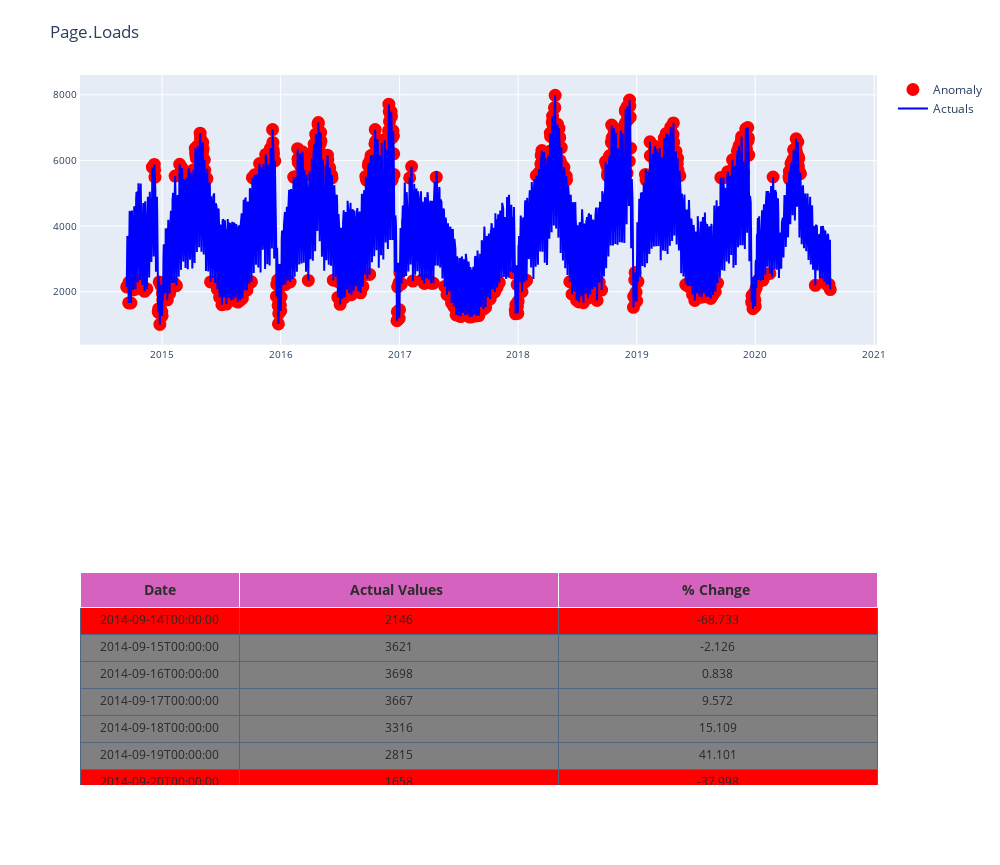
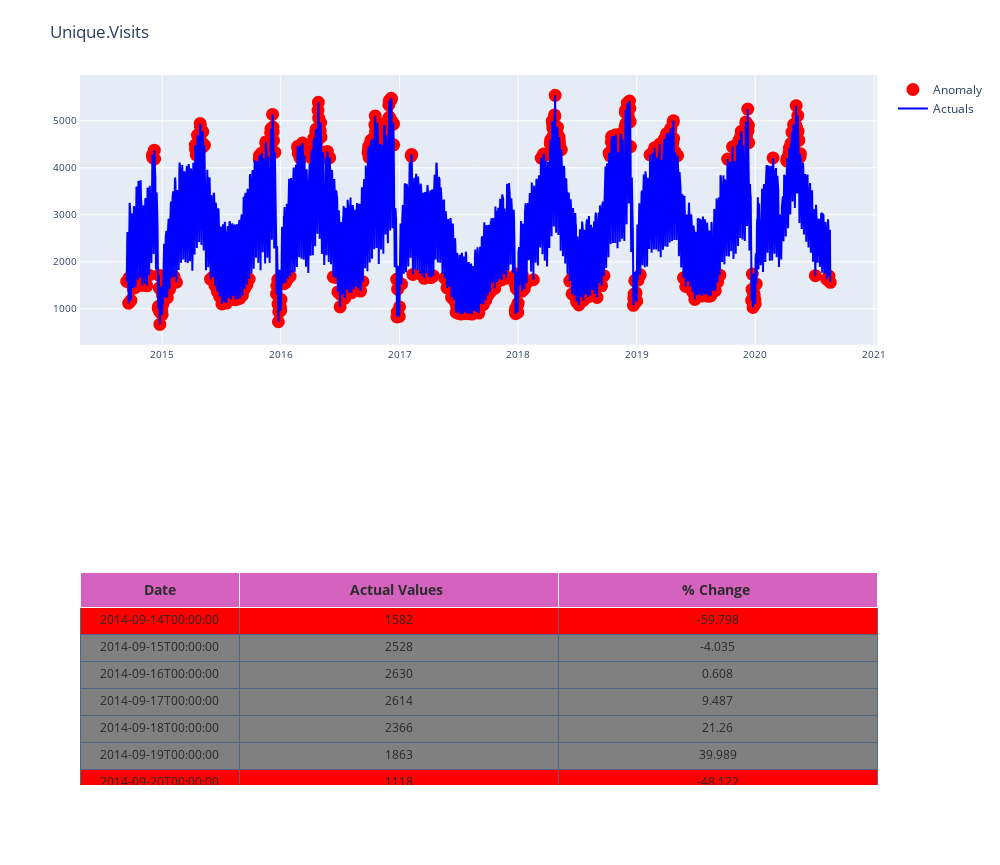
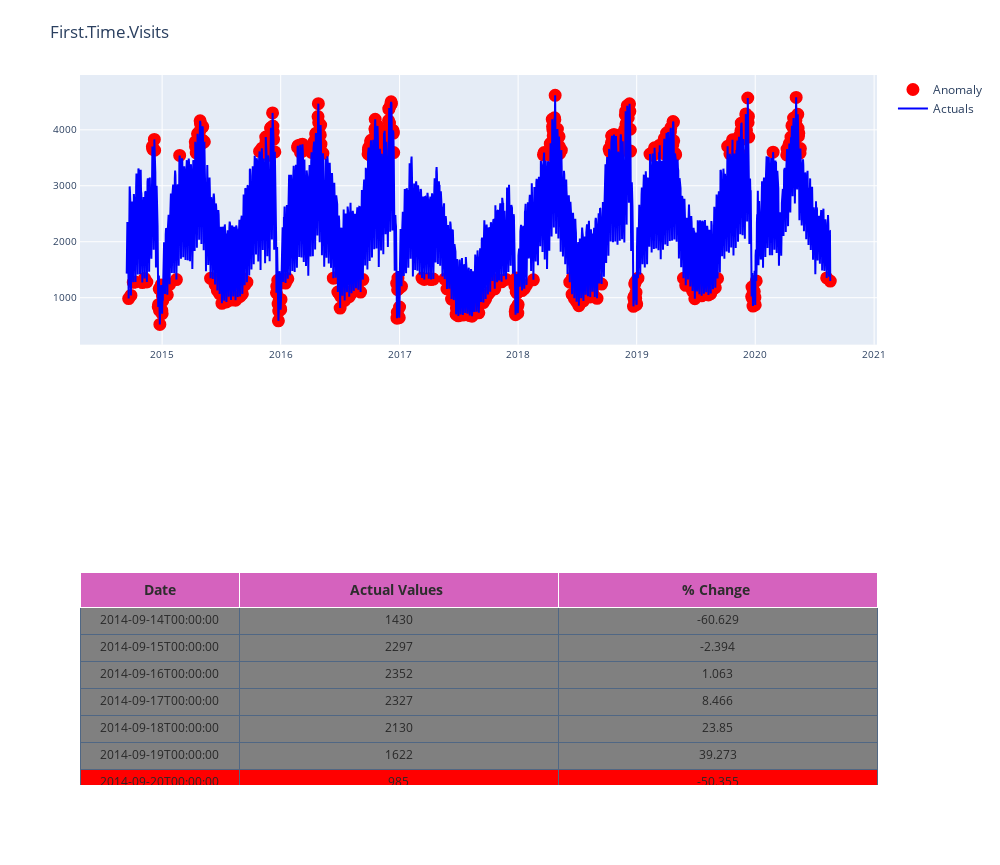
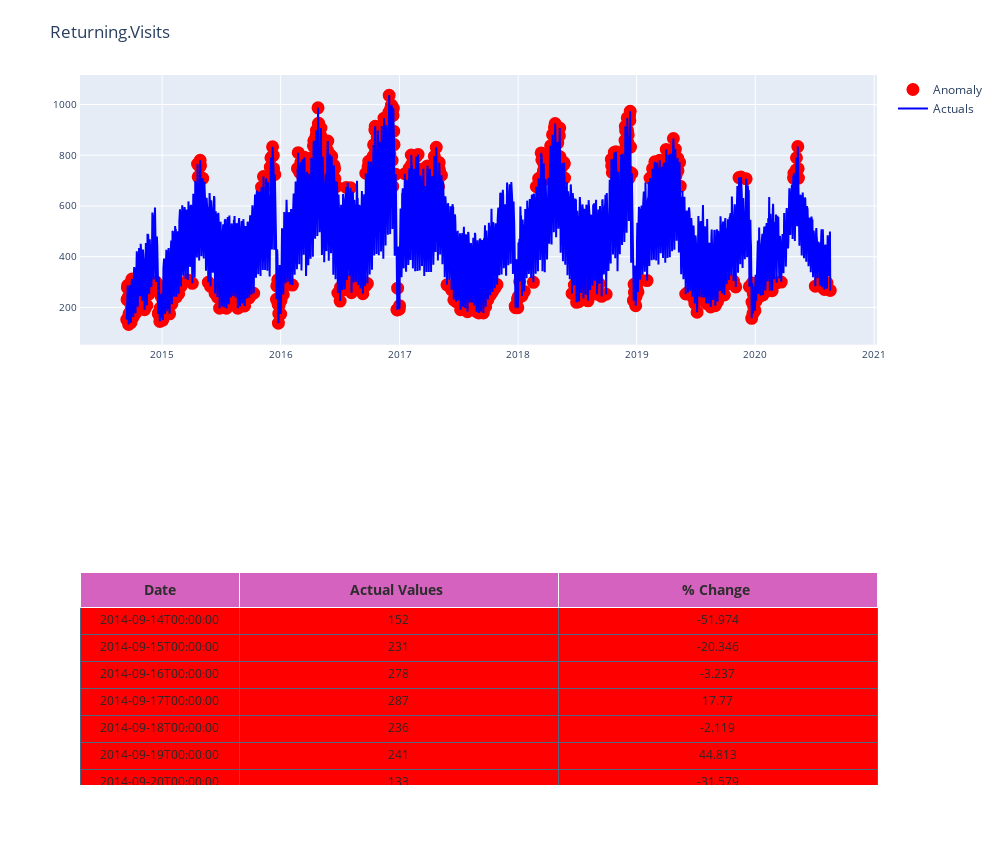

Notebook cell for these charts, in order:
### Code cell
# warnings.filterwarnings('ignore')
for i in range(2,len(data.columns)-1):
    clf.fit(data.iloc[:,i:i+1])
    pred = clf.predict(data.iloc[:,i:i+1])
    test_df=pd.DataFrame()
    test_df['Day']=data['Day']
    #Find decision function to find the score and classify anomalies
    test_df['score']=clf.decision_function(data.iloc[:,i:i+1])
    test_df['actuals']=data.iloc[:,i:i+1]
    test_df['anomaly']=pred
    #Get the indexes of outliers in order to compare the metrics with use case anomalies if required
    outliers=test_df.loc[test_df['anomaly']==-1]
    outlier_index=list(outliers.index)
    test_df=classify_anomalies(test_df,data.columns[i])
    plot_anomaly(test_df,data.columns[i])

### Figure 1 — Plotly figure (JSON) as saved in the notebook; plotly's stock layout.template omitted (floating-point values rounded to 4 significant figures; data arrays with more than 128 entries replaced by an {"elided": "..."} marker saying what was removed)
{"data": [{"columnwidth": [1, 2], "cells": {"suffix": [null, "", "", "%", ""], "align": ["center", "center", "center", "center", "center"], "height": 27, "values": {"elided": "3x2167 mixed values"}, "line": {"color": "#506784"}, "font": {"color": ["rgb(40, 40, 40)", "rgb(40, 40, 40)", "rgb(40, 40, 40)", "rgb(40, 40, 40)", "rgb(40, 40, 40)"], "size": 12}, "fill": {"color": {"elided": "1x2167 str values"}}}, "type": "table", "domain": {"y": [0, 0.3], "x": [0, 1]}, "header": {"height": 20, "font": {"color": ["rgb(45, 45, 45)", "rgb(45, 45, 45)", "rgb(45, 45, 45)", "rgb(45, 45, 45)", "rgb(45, 45, 45)"], "size": 14}, "values": [["<b>Date</b>"], ["<b>Actual Values </b>"], ["<b>% Change </b>"]], "fill": {"color": "#d562be"}}}, {"showlegend": true, "name": "Anomaly", "yaxis": "y", "y": {"elided": "2167 int values"}, "mode": "markers", "xaxis": "x", "marker": {"color": "red", "line": {"color": "red", "width": 2}, "size": 11}, "x": {"elided": "2167 str values"}, "type": "scatter"}, {"name": "Actuals", "yaxis": "y", "y": {"elided": "2167 int values"}, "xaxis": "x", "marker": {"color": "blue", "line": {"width": 1}, "size": 12}, "x": {"elided": "2167 str values"}, "type": "scatter"}], "layout": {"autosize": false, "xaxis": {"tickfont": {"size": 10}, "domain": [0, 1], "showticklabels": true, "ticklen": 4, "showgrid": true, "gridcolor": "#ffffff", "mirror": true, "zeroline": false, "showline": true, "anchor": "y"}, "title": {"text": "Page.Loads"}, "yaxis": {"tickfont": {"size": 10}, "domain": [0.62, 1], "ticklen": 4, "showgrid": true, "hoverformat": ".2f", "gridcolor": "#ffffff", "mirror": true, "zeroline": false, "showline": true, "anchor": "x"}, "showlegend": true, "height": 865, "width": 1000, "margin": {"t": 75}}}

### Figure 2 — Plotly figure (JSON) as saved in the notebook; plotly's stock layout.template omitted (floating-point values rounded to 4 significant figures; data arrays with more than 128 entries replaced by an {"elided": "..."} marker saying what was removed)
{"data": [{"columnwidth": [1, 2], "cells": {"suffix": [null, "", "", "%", ""], "align": ["center", "center", "center", "center", "center"], "height": 27, "values": {"elided": "3x2167 mixed values"}, "line": {"color": "#506784"}, "font": {"color": ["rgb(40, 40, 40)", "rgb(40, 40, 40)", "rgb(40, 40, 40)", "rgb(40, 40, 40)", "rgb(40, 40, 40)"], "size": 12}, "fill": {"color": {"elided": "1x2167 str values"}}}, "type": "table", "domain": {"y": [0, 0.3], "x": [0, 1]}, "header": {"height": 20, "font": {"color": ["rgb(45, 45, 45)", "rgb(45, 45, 45)", "rgb(45, 45, 45)", "rgb(45, 45, 45)", "rgb(45, 45, 45)"], "size": 14}, "values": [["<b>Date</b>"], ["<b>Actual Values </b>"], ["<b>% Change </b>"]], "fill": {"color": "#d562be"}}}, {"showlegend": true, "name": "Anomaly", "yaxis": "y", "y": {"elided": "2167 int values"}, "mode": "markers", "xaxis": "x", "marker": {"color": "red", "line": {"color": "red", "width": 2}, "size": 11}, "x": {"elided": "2167 str values"}, "type": "scatter"}, {"name": "Actuals", "yaxis": "y", "y": {"elided": "2167 int values"}, "xaxis": "x", "marker": {"color": "blue", "line": {"width": 1}, "size": 12}, "x": {"elided": "2167 str values"}, "type": "scatter"}], "layout": {"autosize": false, "xaxis": {"tickfont": {"size": 10}, "domain": [0, 1], "showticklabels": true, "ticklen": 4, "showgrid": true, "gridcolor": "#ffffff", "mirror": true, "zeroline": false, "showline": true, "anchor": "y"}, "title": {"text": "Unique.Visits"}, "yaxis": {"tickfont": {"size": 10}, "domain": [0.62, 1], "ticklen": 4, "showgrid": true, "hoverformat": ".2f", "gridcolor": "#ffffff", "mirror": true, "zeroline": false, "showline": true, "anchor": "x"}, "showlegend": true, "height": 865, "width": 1000, "margin": {"t": 75}}}

### Figure 3 — Plotly figure (JSON) as saved in the notebook; plotly's stock layout.template omitted (floating-point values rounded to 4 significant figures; data arrays with more than 128 entries replaced by an {"elided": "..."} marker saying what was removed)
{"data": [{"columnwidth": [1, 2], "cells": {"suffix": [null, "", "", "%", ""], "align": ["center", "center", "center", "center", "center"], "height": 27, "values": {"elided": "3x2167 mixed values"}, "line": {"color": "#506784"}, "font": {"color": ["rgb(40, 40, 40)", "rgb(40, 40, 40)", "rgb(40, 40, 40)", "rgb(40, 40, 40)", "rgb(40, 40, 40)"], "size": 12}, "fill": {"color": {"elided": "1x2167 str values"}}}, "type": "table", "domain": {"y": [0, 0.3], "x": [0, 1]}, "header": {"height": 20, "font": {"color": ["rgb(45, 45, 45)", "rgb(45, 45, 45)", "rgb(45, 45, 45)", "rgb(45, 45, 45)", "rgb(45, 45, 45)"], "size": 14}, "values": [["<b>Date</b>"], ["<b>Actual Values </b>"], ["<b>% Change </b>"]], "fill": {"color": "#d562be"}}}, {"showlegend": true, "name": "Anomaly", "yaxis": "y", "y": {"elided": "2167 int values"}, "mode": "markers", "xaxis": "x", "marker": {"color": "red", "line": {"color": "red", "width": 2}, "size": 11}, "x": {"elided": "2167 str values"}, "type": "scatter"}, {"name": "Actuals", "yaxis": "y", "y": {"elided": "2167 int values"}, "xaxis": "x", "marker": {"color": "blue", "line": {"width": 1}, "size": 12}, "x": {"elided": "2167 str values"}, "type": "scatter"}], "layout": {"autosize": false, "xaxis": {"tickfont": {"size": 10}, "domain": [0, 1], "showticklabels": true, "ticklen": 4, "showgrid": true, "gridcolor": "#ffffff", "mirror": true, "zeroline": false, "showline": true, "anchor": "y"}, "title": {"text": "First.Time.Visits"}, "yaxis": {"tickfont": {"size": 10}, "domain": [0.62, 1], "ticklen": 4, "showgrid": true, "hoverformat": ".2f", "gridcolor": "#ffffff", "mirror": true, "zeroline": false, "showline": true, "anchor": "x"}, "showlegend": true, "height": 865, "width": 1000, "margin": {"t": 75}}}

### Figure 4 — Plotly figure (JSON) as saved in the notebook; plotly's stock layout.template omitted (floating-point values rounded to 4 significant figures; data arrays with more than 128 entries replaced by an {"elided": "..."} marker saying what was removed)
{"data": [{"columnwidth": [1, 2], "cells": {"suffix": [null, "", "", "%", ""], "align": ["center", "center", "center", "center", "center"], "height": 27, "values": {"elided": "3x2167 mixed values"}, "line": {"color": "#506784"}, "font": {"color": ["rgb(40, 40, 40)", "rgb(40, 40, 40)", "rgb(40, 40, 40)", "rgb(40, 40, 40)", "rgb(40, 40, 40)"], "size": 12}, "fill": {"color": {"elided": "1x2167 str values"}}}, "type": "table", "domain": {"y": [0, 0.3], "x": [0, 1]}, "header": {"height": 20, "font": {"color": ["rgb(45, 45, 45)", "rgb(45, 45, 45)", "rgb(45, 45, 45)", "rgb(45, 45, 45)", "rgb(45, 45, 45)"], "size": 14}, "values": [["<b>Date</b>"], ["<b>Actual Values </b>"], ["<b>% Change </b>"]], "fill": {"color": "#d562be"}}}, {"showlegend": true, "name": "Anomaly", "yaxis": "y", "y": {"elided": "2167 int values"}, "mode": "markers", "xaxis": "x", "marker": {"color": "red", "line": {"color": "red", "width": 2}, "size": 11}, "x": {"elided": "2167 str values"}, "type": "scatter"}, {"name": "Actuals", "yaxis": "y", "y": {"elided": "2167 int values"}, "xaxis": "x", "marker": {"color": "blue", "line": {"width": 1}, "size": 12}, "x": {"elided": "2167 str values"}, "type": "scatter"}], "layout": {"autosize": false, "xaxis": {"tickfont": {"size": 10}, "domain": [0, 1], "showticklabels": true, "ticklen": 4, "showgrid": true, "gridcolor": "#ffffff", "mirror": true, "zeroline": false, "showline": true, "anchor": "y"}, "title": {"text": "Returning.Visits"}, "yaxis": {"tickfont": {"size": 10}, "domain": [0.62, 1], "ticklen": 4, "showgrid": true, "hoverformat": ".2f", "gridcolor": "#ffffff", "mirror": true, "zeroline": false, "showline": true, "anchor": "x"}, "showlegend": true, "height": 865, "width": 1000, "margin": {"t": 75}}}
